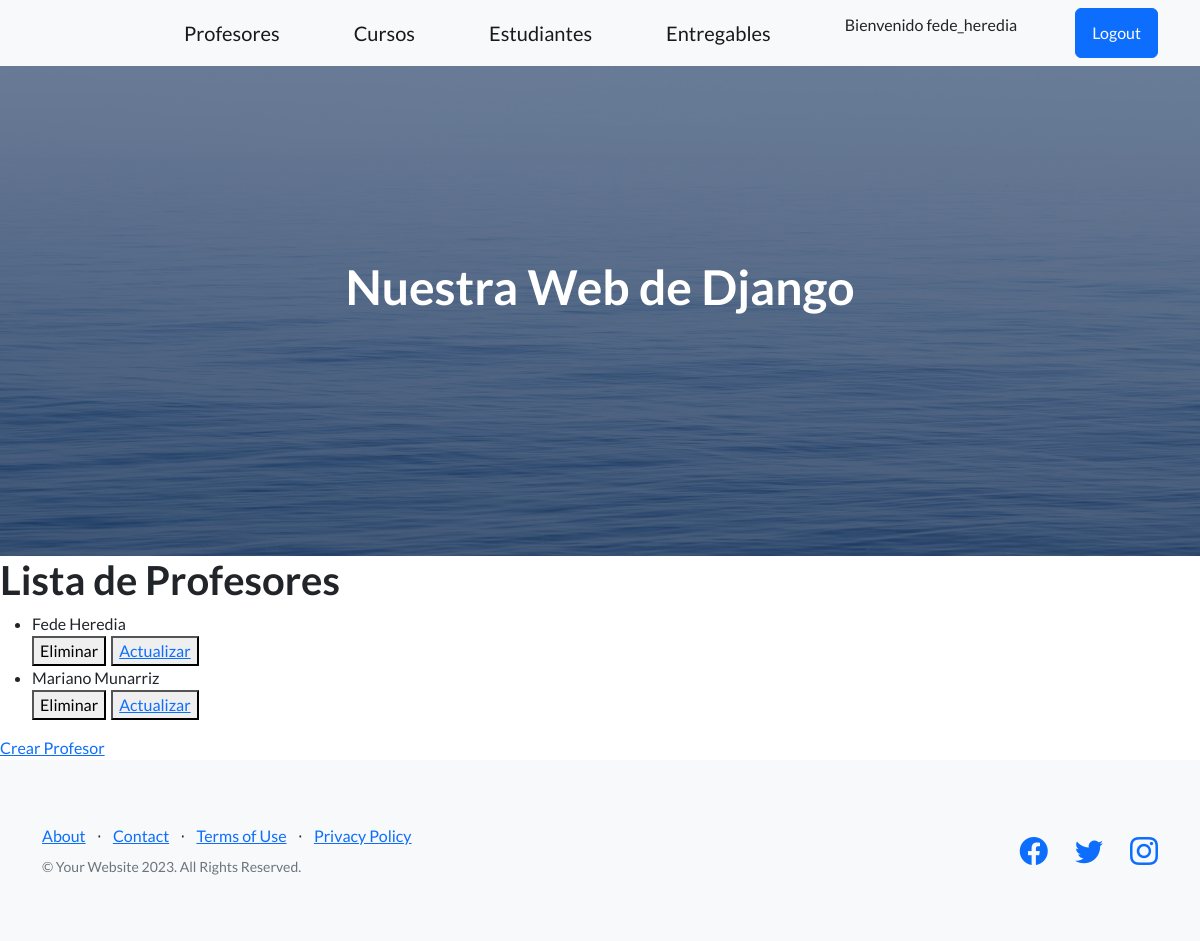
Page /app-coder/lista-profesores/ (signed in) on the committed database.
### AppCoder/models.py (models this page shows)
class Profesor(models.Model):
  nombre = models.CharField(max_length=30)
  apellido = models.CharField(max_length=30)
  email = models.EmailField()
  profesion = models.CharField(max_length=30)
  user_id = models.OneToOneField(User, on_delete=models.CASCADE)
  cursos = models.ManyToManyField(Curso)
  def __str__(self):
    return f'{self.nombre} {self.apellido}'

### AppCoder/views.py (the view)
# urls.py: path('lista-profesores/', lista_profesores, name='ListaProfesores'),
def lista_profesores(req):
  try:
    if req.user.profesor:
      mis_profesores = Profesor.objects.all()
      return render(req, "leer_profesores.html", {"profesores": mis_profesores})
    else:
      return HttpResponseRedirect('/app-coder/')
  except:
      return HttpResponseRedirect('/app-coder/')

### AppCoder/templates/leer_profesores.html
{% extends 'padre.html' %}
{% block contenidoQueCambia %}
<h1>Lista de Profesores</h1>
<ul>
  {% for profesor in profesores %}
    <li>
      {{profesor}}
    </li>
    <div style="display: flex; column-gap: 5px;">
      <form action="{% url 'EliminaProfesor' profesor.id %}" method="post">{% csrf_token %}
        <button type="submit"> Eliminar </button>
      </form>
      <button>
        <a href="{% url 'EditaProfesor' profesor.id %}"> Actualizar </a>
      </button>
    </div>
  {% endfor %}
</ul>
<a href="{% url 'CreaProfesor' %}">Crear Profesor</a>
{% endblock contenidoQueCambia %}

### AppCoder/templates/navbar.html (shortened to what this page needs)
<nav class="navbar navbar-light bg-light static-top">
  <div class="container">
    <div class="home-button">
    </div>
    {% if request.user.profesor %}
      <a class="navbar-brand" href="{% url 'ListaProfesores' %}">Profesores</a>
    {% endif %}
    <a class="navbar-brand" href="">Cursos</a>
    <a class="navbar-brand" href="{% url 'Estudiantes' %}">Estudiantes</a>
    <a class="navbar-brand" href="{% url 'Entregables' %}">Entregables</a>
    {% if user.is_authenticated %}
    <p>Bienvenido {{user.username}}</p>
    <form method="post" action="{% url 'Logout' %}"> {% csrf_token %}
      <button class="btn btn-primary" type="submit">Logout</button>
    </form>
    {% else %}
    <a class="btn btn-primary" href="{% url 'Login' %}">Ingresar</a>
    {% endif %}
  </div>
</nav>

### AppCoder/static/css/mis_estilos.css (style rules this page uses)
.home-button { padding-right: 170px; margin-left: -150px; }

### rows in the picture
Profesor: nombre+apellido "Fede Heredia"
Profesor: nombre+apellido "Mariano Munarriz"

### other values in the picture
{{ user.username }} "fede_heredia"
